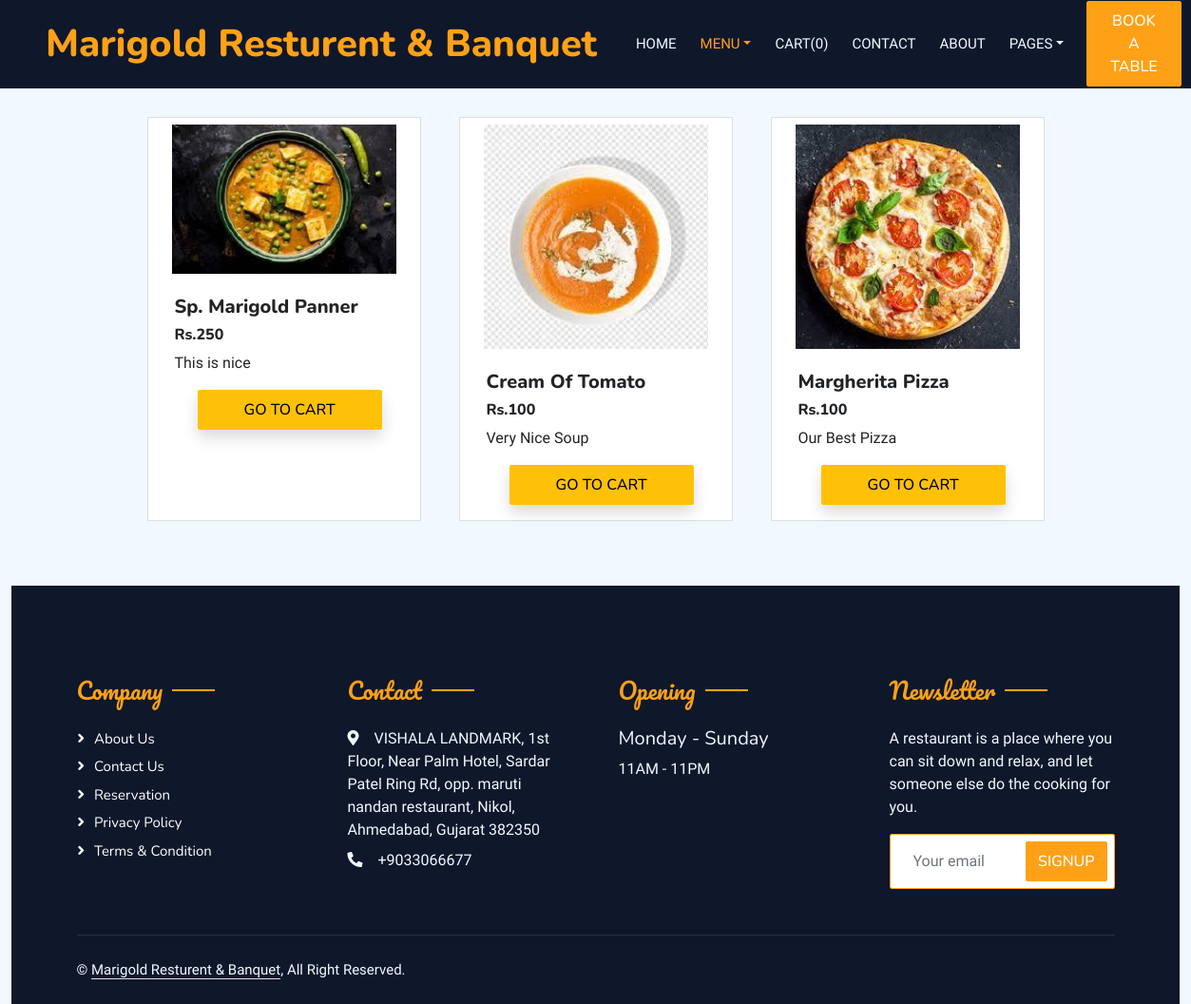
The page /food/ (signed in) on the database its author committed.
### myapp/models.py (models this page shows, shortened)
class Food(models.Model):
    food_name = models.CharField(max_length=150)
    food_category = models.ForeignKey(Category, on_delete=models.CASCADE)
    price = models.IntegerField(default=0)
    dec = models.CharField(max_length=500, default="")
    image = models.ImageField(upload_to="static/img", default="")
    @staticmethod
    def get_all_Food():
        return Food.objects.all()

### myapp/views.py (the view)
# urls.py: path('food/', views.food, name='food'),
def food(request):
    food = None  # Food.get_all_Food()
    totaltitem = 0
    if request.session.has_key('email'):
        email = request.session['email']
        category = Category.get_all_category()
        totaltitem = len(Cart.objects.filter(email=email))
        cid = request.GET.get('category')
        if cid:
            food = Food.get_all_Food_by_category_id(cid)
        else:
            food = Food.get_all_Food()
        data = {
            'food': food,
            'category': category,
            'totaltitem': totaltitem
        }
        return render(request, "food.html", data)
    else:
        return redirect('login')

### myapp/models.py (called while the page is built)
    @staticmethod
    def get_all_category():
        return Category.objects.all()

### template/food.html (shortened to what this page needs)
<!DOCTYPE html>
<html lang="en">
<head>
  <link href="https://cdn.jsdelivr.net/npm/bootstrap@5.3.2/dist/css/bootstrap.min.css" rel="stylesheet"
>
  <link href="https://cdnjs.cloudflare.com/ajax/libs/font-awesome/5.10.0/css/all.min.css" rel="stylesheet">
  <link href="https://cdn.jsdelivr.net/npm/bootstrap-icons@1.4.1/font/bootstrap-icons.css" rel="stylesheet">
  <link href="/static/home/lib/animate/animate.min.css" rel="stylesheet">
  <link href="/static/home/lib/owlcarousel/assets/owl.carousel.min.css" rel="stylesheet">
  <link href="/static/home/lib/tempusdominus/css/tempusdominus-bootstrap-4.min.css" rel="stylesheet" />
  <link href="/static/home/css/bootstrap.min.css" rel="stylesheet">
  <link href="/static/home/css/style.css" rel="stylesheet">
</head>
<body>
  {% load static %}
  <div class="container-xxl position-relative p-0">
    <nav class="navbar navbar-expand-lg navbar-dark bg-dark px-4 px-lg-5 py-3 py-lg-0">
      <a href="" class="navbar-brand p-0">
        <h1 class="text-primary m-0">Marigold Resturent & Banquet</h1>
      </a>
      <div class="collapse navbar-collapse" id="navbarCollapse">
        <div class="navbar-nav ms-auto py-0 pe-4">
          <a href="{% url 'home' %}" class="nav-item nav-link">Home</a>
          <div class="nav-item dropdown">
            <a href="#" class="nav-link dropdown-toggle active" data-bs-toggle="dropdown">Menu</a>
          </div>
          <li class="nav-item">
            <a class="nav-link" href="/show_cart">Cart(<span id="cart">{{totaltitem}}</span>)</a>
          </li>
          <a href="{% url 'contact' %}" class="nav-item nav-link">Contact</a>
          <a href="{% url 'about'%}" class="nav-item nav-link">About</a>
          <div class="nav-item dropdown">
            <a href="#" class="nav-link dropdown-toggle" data-bs-toggle="dropdown">Pages</a>
          </div>
        </div>
        <a href="{% url 'booking' %}" class="btn btn-primary py-2 px-4">Book A Table</a>
      </div>
    </nav>
  <div class="container-fluid">
    <div class="row justify-content-center">
      {% for cat in food %}
      <div class="card rounded-0" style="width: 18rem; margin: 10% 20px 20px 20px;">
        <a href="#" class="btn"><img
            src="{% if cat.image %}{{cat.image.url}}{% else %}{% static 'no-img-available.png' %}{% endif %}"
            class="card-img-top cat-img rounded-0" alt="Image not found" style="width:100%;"></a>
        <div class="card-body">
          <h5 class="card-title">{{cat.food_name}}</h5>
          <h6 class="card-title">Rs.{{cat.price}}</h6>
          <p class="card-text truncate-3">{{cat.dec|striptags}}</p>
          <a href="{% url 'foodetail' cat.id %}" class='btn btn-warning shadow px-5 py-2 ms-4'>Go To Cart</a>
        </div>
      </div>
      {% endfor %}
        <div class="container-fluid bg-dark text-light footer pt-5 mt-5 wow fadeIn" data-wow-delay="0.1s">
            <div class="container py-5">
                <div class="row g-5">
                    <div class="col-lg-3 col-md-6">
                        <h4 class="section-title ff-secondary text-start text-primary fw-normal mb-4">Company</h4>
                        <a class="btn btn-link" href="">About Us</a>
                        <a class="btn btn-link" href="">Contact Us</a>
                        <a class="btn btn-link" href="">Reservation</a>
                        <a class="btn btn-link" href="">Privacy Policy</a>
                        <a class="btn btn-link" href="">Terms & Condition</a>
                    </div>
                    <div class="col-lg-3 col-md-6">
                        <h4 class="section-title ff-secondary text-start text-primary fw-normal mb-4">Contact</h4>
                        <p class="mb-2"><i class="fa fa-map-marker-alt me-3"></i>VISHALA LANDMARK, 1st Floor, Near Palm Hotel, Sardar Patel Ring Rd, opp. maruti nandan restaurant, Nikol, Ahmedabad, Gujarat 382350</p>
                        <p class="mb-2"><i class="fa fa-phone-alt me-3"></i>+9033066677</p>
                    </div>
                    <div class="col-lg-3 col-md-6">
                        <h4 class="section-title ff-secondary text-start text-primary fw-normal mb-4">Opening</h4>
                        <h5 class="text-light fw-normal">Monday - Sunday</h5>
                        <p>11AM - 11PM</p>
                    </div>
                    <div class="col-lg-3 col-md-6">
                        <h4 class="section-title ff-secondary text-start text-primary fw-normal mb-4">Newsletter</h4>
                        <p>A restaurant is a place where you can sit down and relax, and let someone else do the cooking for you.</p>
                        <div class="position-relative mx-auto" style="max-width: 400px;">
                            <input class="form-control border-primary w-100 py-3 ps-4 pe-5" type="text"
                                placeholder="Your email">
                            <button type="button"
                                class="btn btn-primary py-2 position-absolute top-0 end-0 mt-2 me-2">SignUp</button>
                        </div>
                    </div>
                </div>
            </div>
            <div class="container">
                <div class="copyright">
                    <div class="row">
                        <div class="col-md-6 text-center text-md-start mb-3 mb-md-0">
                            &copy; <a class="border-bottom" href="{% url 'home' %}">Marigold Resturent & Banquet</a>, All Right Reserved.
                        </div>
                    </div>
                </div>
            </div>
        </div>
</body>
</html>

### static/home/css/style.css (style rules this page uses)
:root { --primary: #FEA116; --light: #F1F8FF; --dark: #0F172B; }
.ff-secondary { font-family: 'Pacifico', cursive; }
.btn { font-family: 'Nunito', sans-serif; font-weight: 500; text-transform: uppercase; transition: .5s; }
.btn.btn-primary, .btn.btn-secondary { color: #FFFFFF; }
.navbar-dark .navbar-nav .nav-link { position: relative; margin-left: 25px; padding: 35px 0; font-size: 15px; color: var(--light) !important; text-transform: uppercase; font-weight: 500; outline: none; transition: .5s; }
.navbar-dark .navbar-nav .nav-link:hover, .navbar-dark .navbar-nav .nav-link.active { color: var(--primary) !important; }
@media (min-width: 992px) { .navbar-dark { position: absolute; width: 100%; top: 0; left: 0; z-index: 999; background-color:#0F172B !important; } }
.section-title { position: relative; display: inline-block; }
.section-title::before { position: absolute; content: ""; width: 45px; height: 2px; top: 50%; left: -55px; margin-top: -1px; background: var(--primary); }
.section-title::after { position: absolute; content: ""; width: 45px; height: 2px; top: 50%; right: -55px; margin-top: -1px; background: var(--primary); }
.section-title.text-start::before, .section-title.text-end::after { display: none; }
.footer .btn.btn-link { display: block; margin-bottom: 5px; padding: 0; text-align: left; color: #FFFFFF; font-size: 15px; font-weight: normal; text-transform: capitalize; transition: .3s; }
.footer .btn.btn-link::before { position: relative; content: "\f105"; font-family: "Font Awesome 5 Free"; font-weight: 900; margin-right: 10px; }
.footer .copyright { padding: 25px 0; font-size: 15px; border-top: 1px solid rgba(256, 256, 256, .1); }
.footer .copyright a { color: var(--light); }

### rows shown on the page
Food: image (picture), food_name "Sp. Marigold Panner", price "250", dec "This is nice"
Food: image (picture), food_name "Cream Of Tomato", price "100", dec "Very Nice Soup"
Food: image (picture), food_name "Margherita Pizza", price "100", dec "Our Best Pizza"

### other values the page prints
{{ totaltitem }} "0"
